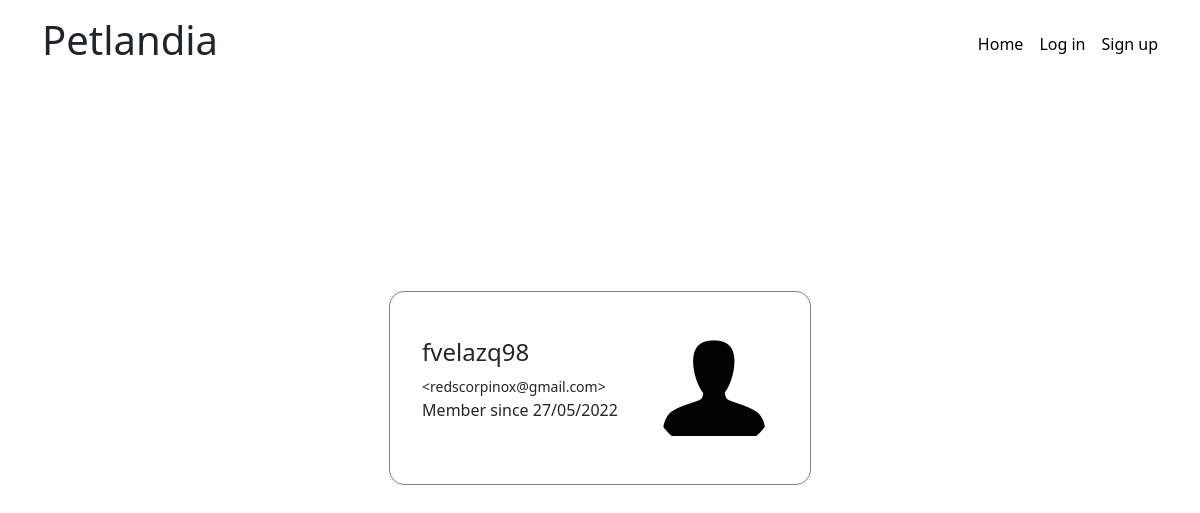
The page /site/user.php?id=d862a769-47d7-4c9b-8690-b0e86584314a on the database its author committed.
### tables this page shows
CREATE TABLE IF NOT EXISTS users (
    id VARCHAR(36) UNIQUE NOT NULL,
    username VARCHAR(30) UNIQUE NOT NULL,
    email VARCHAR(50) UNIQUE NOT NULL,
    password VARCHAR(255) NOT NULL,
    profile_picture MEDIUMBLOB NULL,
    role BOOLEAN NOT NULL,
    created_at TIMESTAMP NOT NULL,
    PRIMARY KEY(id)
);

### site/utils/date_formatting.php (called while the page is built, shortened)
<?php
function format_date($date) {
    $date_to_format = new DateTime($date, new DateTimeZone("Europe/Copenhagen"));
    return $date_to_format->format("d/m/Y");
}

### site/user.php (the view, shortened to what this page needs)
<?php
require_once './utils/date_formatting.php';
$connection = connect_to_db();
$user = [];
$user_id = htmlspecialchars($_GET['id']);
$query = "SELECT * FROM users WHERE id = ?";
$stmt = $connection->prepare($query);
$stmt->bind_param("s", $user_id);
$stmt->execute();
$db_user = $stmt->get_result();
if ($db_user->num_rows > 0) {
    while ($_user = $db_user->fetch_assoc()) {
        $user = [
            'name' => $_user['username'],
            'email' => $_user['email'],
            'picture' => $_user['profile_picture'],
            'created_at' => $_user['created_at']
        ];
    }
}
?>
<?php require_once './templates/_start_html.php' ?>
<div class="user-container">
    <?php
    if (isset($user['name']) && isset($user['email'])) {
        echo "<div class='user'>";
        echo "<span>";
        echo "<h4>" . $user['name'] . "</h4>";
        echo "<small>&lt;" . $user['email'] . "&gt;</small>";
        echo "<p>Member since " . format_date($user['created_at']) . "</p>";
        echo "</span>";
        if (isset($user['picture'])) {
            echo "<img src='" . $user['picture'] . "' />";
        } else {
            echo "<img src='./images/anonymous_user.png' />";
        }
        echo "</div>";
    }
    ?>
</div>
<?php require_once './templates/_end_html.php' ?>

### site/css/style.css (style rules this page uses)
.user-container { display: flex; width: 100%; height: calc(100vh - 200px); justify-content: center; align-items: center; }
.user { max-width: 60%; display: flex; gap: 2rem; justify-content: space-between; align-items: center; border: 1px solid gray; border-radius: 15px; padding: 2rem; }
.user img { width: 128px; height: 128px; object-fit: cover; border-radius: 50%; }

### rows shown on the page
users: username "fvelazq98", email "redscorpinox@gmail.com", created_at "27/05/2022"
